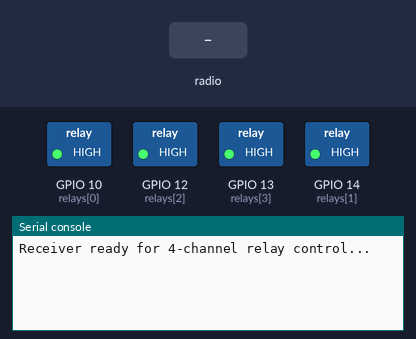
Bench run of a program on a simulated ESP8266 board running MicroPython. On the bench: switched loads named in the program (green lamp = pin HIGH), the last lines printed to the serial console. Inputs (shaded band) come from the test bench.

Above: at 1.2 s.
1.3 s: radio message "R" arrives
At 1.8 s:
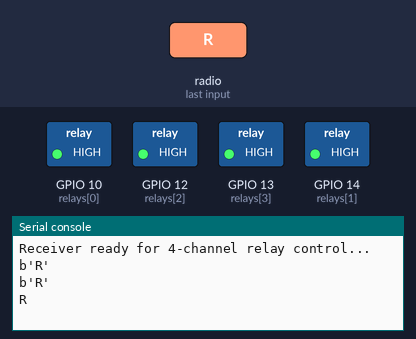
2.8 s: radio message ":" arrives
At 4.0 s:
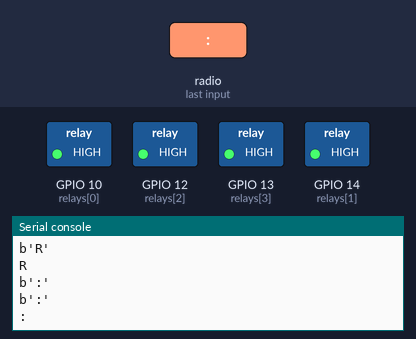
4.3 s: radio message "1" arrives
At 5.3 s:
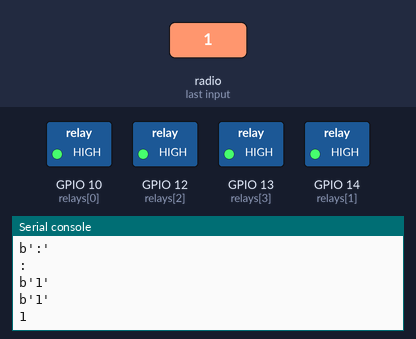

Measured:
- after the input at 1.3 s, the serial console: prints a new line at once (image 1)
- after the input at 2.8 s, the serial console: prints a new line at once (image 2)
- after the input at 4.3 s, the serial console: prints a new line at once (image 3)

The program:

receiver.py
```python
import network
import espnow
from machine import Pin

# ----------------------------
#  Wi-Fi Initialization (STA Mode)
# ----------------------------
sta = network.WLAN(network.STA_IF)
sta.active(True)
sta.disconnect()

# ----------------------------
#  ESP-NOW Initialization
# ----------------------------
esp = espnow.ESPNow()
esp.active(True)

# ----------------------------
#  Relay Setup (4-channel)
# ----------------------------
relays = [
    Pin(10, Pin.OUT),   # Relay 1 → GPIO10
    Pin(14, Pin.OUT),   # Relay 2 → GPIO14
    Pin(12, Pin.OUT),   # Relay 3 → GPIO12
    Pin(13, Pin.OUT)   # Relay 4 → GPIO13
]

# Ensure all relays start OFF
for r in relays:
    r.value(1)


print("Receiver ready for 4-channel relay control...")

# ----------------------------
#  Main Loop (Receive Data)
# ----------------------------
while True:
    peer, msg = esp.recv()
    print(msg)
    if msg is not None:
        try:
            print(msg)
            data = msg.decode()
            print(data)# Convert bytes -> string
            if data.startswith("R") and ":" in data:
                # Extract relay number and value
                r_num = int(data[1:data.index(":")]) - 1   # Convert 1-based to 0-based index
                r_val = int(data[data.index(":")+1:])

                if 0 <= r_num < 4:
                    relays[r_num].value(not r_val)
                    print(f"Relay {r_num+1} {'ON' if r_val else 'OFF'}")
        except Exception as e:
            print("Error:", e, "Received:", msg)
```
